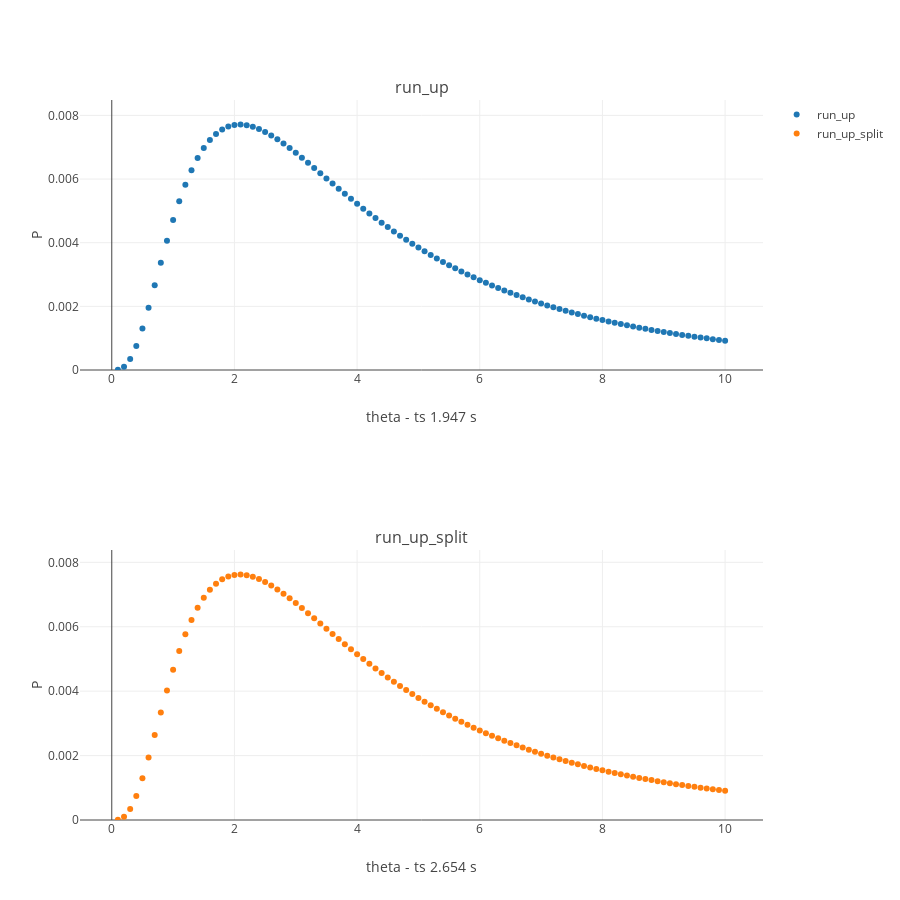

This figure's notebook cell:
### Markdown cell above
### Theta

Probability of the data under varying values of _Theta_.

### Code cell
from structure_tools.Coalesce_plots import plot_rec_InfSites

from plotly import tools

func_names= ['run_up','run_up_split']
funcs= [runUp_balance,
        run_unique_combine
       ]

range_theta= np.linspace(.1,10,100)

plot_rec_InfSites(point_up,root_lib,funcs,func_names,range_theta,height= 900)
